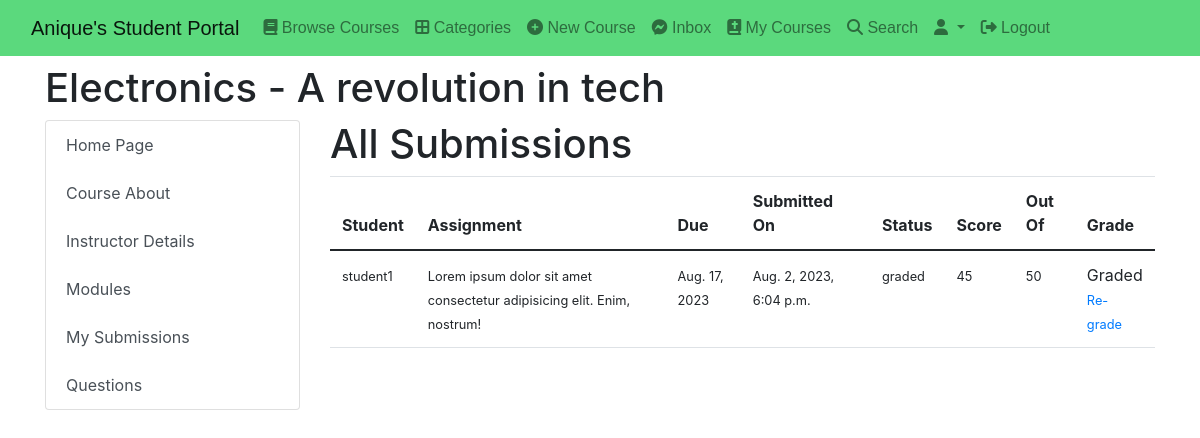
Page /course/d970d61d2b8744fea6b222cc76fa4854/student_submissions on the committed database.
### classroom/models.py (models this page shows, shortened)
class Course(models.Model):
    id = models.UUIDField(primary_key=True, default=uuid.uuid4, editable=False)
    announcements = models.ManyToManyField(Announcement)
    picture = models.ImageField(upload_to=course_directory_path)
    title = models.CharField(max_length=100, verbose_name='Title')
    description = models.TextField()
    category = models.ForeignKey(Category, on_delete=models.CASCADE)
    syllabus = RichTextField()
    user = models.ForeignKey(
        User, on_delete=models.CASCADE, related_name='course_owner')
    enrolled = models.ManyToManyField(User)
    modules = models.ManyToManyField(Module)
    questions = models.ManyToManyField(CourseQuestion)
    created_at = models.DateTimeField(auto_now_add=True)

class Grade(models.Model):
    course = models.ForeignKey(Course, on_delete=models.CASCADE)
    submission = models.ForeignKey(Submission, on_delete=models.CASCADE)
    points = models.PositiveIntegerField(default=0)
    graded_by = models.ForeignKey(
        User, on_delete=models.CASCADE, blank=True, null=True)
    status = models.CharField(
        choices=STATUS_CHOICES, default='pending', max_length=10, verbose_name='Status')

### assignment/models.py (models this page shows, shortened)
class Submission(models.Model):
    file = models.FileField(upload_to=assignment_directory_path)
    comment = models.CharField(max_length=999)
    date = models.DateTimeField(auto_now_add=True)
    assignment = models.ForeignKey(Assignment, on_delete=models.CASCADE)
    user = models.ForeignKey(User, on_delete=models.CASCADE)

class Assignment(models.Model):
    title = models.CharField(max_length=150)
    content = RichTextField()
    points = models.PositiveIntegerField()
    due = models.DateField()
    files = models.ManyToManyField(AssignmentFileContent)
    user = models.ForeignKey(User, on_delete=models.CASCADE)

### classroom/views.py (the view)
# urls.py: path("<course_id>/student_submissions",
def student_submissions(request, course_id):
    course = get_object_or_404(Course, id=course_id)
    grades = Grade.objects.filter(course=course).order_by('-submission__date')
    context = {
        "course": course,
        "grades": grades
    }
    return render(request, 'classroom/student_submissions.html', context)

### direct/views.py (called while the page is built)
def directs_count(request):
    directs_count = 0
    if request.user.is_authenticated:
        directs_count = Message.objects.filter(user=request.user,is_read=False).count()
    return {'directs_count':directs_count}

### student_portal/templates/classroom/student_submissions.html
{% extends 'base.html' %} {% block content %}
<div class="container mt-2">
  <h1>{{course.title}}</h1>
  <div class="row">
    <div class="col-3">{% include 'side_panel.html' %}</div>
    <div class="col-9">
      <div>
        <h1>All Submissions</h1>
        {% if grades.count == 0 %}
        <div class="container mt-2 mb-2">
          <div class="alert alert-primary" role="alert">No submissions yet</div>
        </div>
        {% else %}
        <table class="table">
          <thead>
            <tr>
              <th scope="col">Student</th>
              <th scope="col">Assignment</th>
              <th scope="col">Due</th>
              <th scope="col">Submitted On</th>
              <th scope="col">Status</th>
              <th scope="col">Score</th>
              <th scope="col">Out Of</th>
              <th scope="col">Grade</th>
            </tr>
          </thead>
          <tbody>
            {% for grade in grades %}
            <tr>
              <td><small>{{grade.submission.user.username}}</small></td>
              <td><small>{{grade.submission.assignment.title}}</small></td>
              <td><small>{{grade.submission.assignment.due}}</small></td>
              <td><small>{{grade.submission.date}}</small></td>
              <td><small>{{grade.status}}</small></td>
              <td><small>{{grade.points}}</small></td>
              <td><small>{{grade.submission.assignment.points}}</small></td>
              <td>
                {% if grade.status != "pending" %} Graded <br />
                <small>
                  <a href="{% url 'grade-submission' course.id grade.id %}"
                    >Re-grade</a
                  ></small
                >
                {% else %}<a
                  class="btn btn-outline-primary"
                  href="{% url 'grade-submission' course.id grade.id %}"
                  >Grade</a
                >{% endif %}
                <br />
              </td>
            </tr>
            {% endfor %}
          </tbody>
        </table>
        {% endif %}
      </div>
    </div>
  </div>
</div>
{% endblock content %}

### rows in the picture
Course: title "Electronics - A revolution in tech"
Grade: submission.user.username "student1", submission.assignment "Lorem ipsum dolor sit amet consectetur adipisicing elit. Enim, nostrum!", submission.assignment.due "Aug. 17, 2023", submission "Aug. 2, 2023, 6:04 p.m.", status "graded", points "45", submission.assignment.points "50", shows "Graded"
